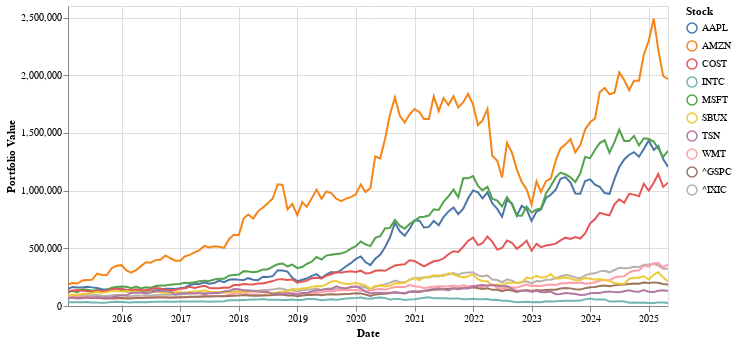

Here is the notebook cell this chart was saved with:
### Markdown cell above
Now, we've successfully used scipy to maximize the results from our function! We can even extract the weights and use them to model a portfolio. Let's use some similar code to graph the returns of a portfolio based on an inital investment above, but using our new optimized weights!

### Code cell
initial_portfolio_val = 1e6

optimized_allocations = optimizedResults[0].to_dict()


optimized_returns = calculate_returns(initial_portfolio_val, dataframes, optimized_allocations)

graph_returns(optimized_returns, False, True)

### Figure 1 — Vega-Lite specification as saved in the notebook (floating-point values rounded to 4 significant figures; data arrays with more than 128 entries replaced by an {"elided": "..."} marker saying what was removed)
{"config": {"view": {"continuousWidth": 300, "continuousHeight": 300}}, "layer": [{"mark": {"type": "line"}, "encoding": {"color": {"field": "Stock", "title": "Stock", "type": "nominal"}, "x": {"field": "Date", "title": "Date", "type": "temporal"}, "y": {"field": "Value", "title": "Portfolio Value", "type": "quantitative"}}, "name": "view_41"}, {"mark": {"type": "point"}, "encoding": {"color": {"field": "Stock", "title": "Stock", "type": "nominal"}, "opacity": {"condition": [{"param": "param_41", "value": 1, "empty": false}], "value": 0}, "x": {"field": "Date", "title": "Date", "type": "temporal"}, "y": {"field": "Value", "title": "Portfolio Value", "type": "quantitative"}}}, {"mark": {"type": "rule", "color": "gray"}, "encoding": {"opacity": {"condition": [{"param": "param_41", "value": 0.3, "empty": false}], "value": 0}, "tooltip": [{"field": "AAPL", "format": ".2f", "type": "quantitative"}, {"field": "MSFT", "format": ".2f", "type": "quantitative"}, {"field": "^IXIC", "format": ".2f", "type": "quantitative"}, {"field": "COST", "format": ".2f", "type": "quantitative"}, {"field": "WMT", "format": ".2f", "type": "quantitative"}, {"field": "AMZN", "format": ".2f", "type": "quantitative"}, {"field": "^GSPC", "format": ".2f", "type": "quantitative"}, {"field": "SBUX", "format": ".2f", "type": "quantitative"}, {"field": "TSN", "format": ".2f", "type": "quantitative"}, {"field": "INTC", "format": ".2f", "type": "quantitative"}], "x": {"field": "Date", "type": "temporal"}}, "name": "view_42", "transform": [{"pivot": "Stock", "value": "Value", "groupby": ["Date"]}]}], "data": {"name": "data-8fe92a0329db3914a9767b434a0bd434"}, "height": 300, "params": [{"name": "param_42", "select": {"type": "interval", "encodings": ["x", "y"]}, "bind": "scales", "views": ["view_41"]}, {"name": "param_41", "select": {"type": "point", "fields": ["Date"], "nearest": true, "on": "mouseover"}, "views": ["view_42"]}], "width": 600, "$schema": "https://vega.github.io/schema/vega-lite/v5.20.1.json", "datasets": {"data-8fe92a0329db3914a9767b434a0bd434": {"elided": "1240 records"}}}
